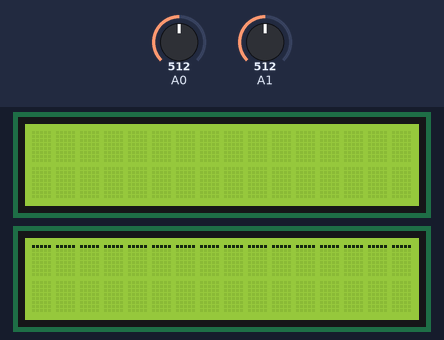
Recording of a sketch running on a simulated Arduino Uno, built with avr-gcc and run on an emulated ATmega328P. Parts: 2 × 16×2 character LCD. Inputs (shaded band) come from the test bench; at power-on: A0 = 512, A1 = 512. What the sketch prints to the serial monitor is not drawn.

Above: at 3.7 s.
3.8 s: A0 set to 716
At 5.6 s:
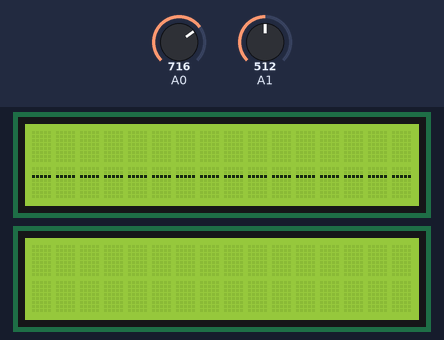
6.4 s: A0 set to 900
At 7.9 s:
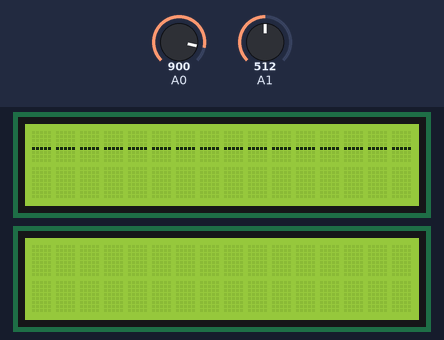
9.0 s: A0 set to 1023
At 11.3 s:
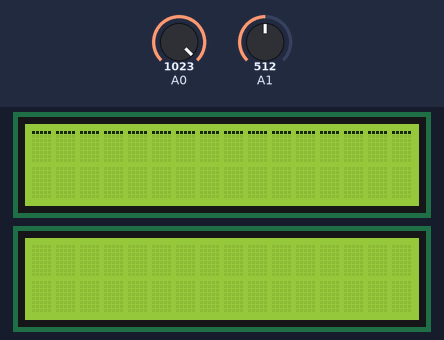
11.6 s: A0 set to 306
At 13.8 s:
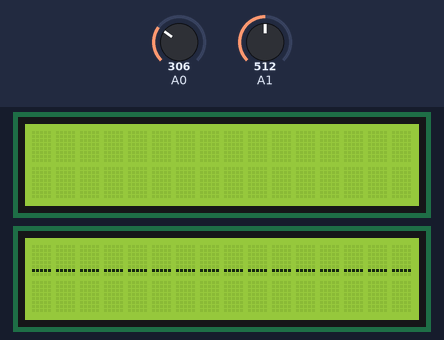
14.3 s: A0 set to 122
At 16.1 s:
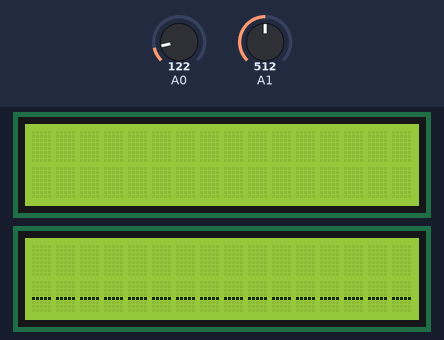
16.9 s: A0 set to 22
At 18.5 s:
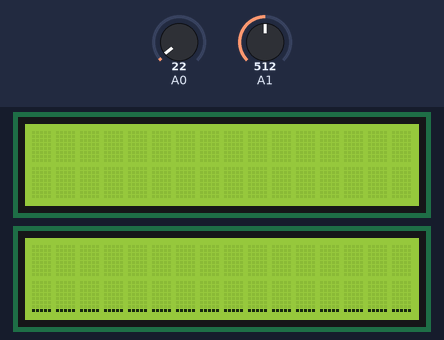
Timing chart, 0 to 20.0 s (numbered marks = the images above; inputs shaded):
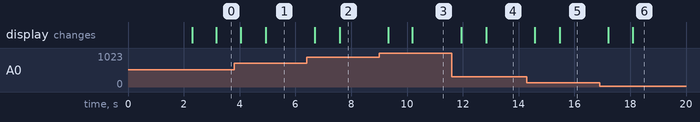

The sketch:

oscilloscope.ino
```cpp
// ===== Tinkercad Oscilloscope =====
// Two 16x2 I2C LCDs stacked into one 16x4 screen
// Signal in: A0 (0-5 V)   Time/div knob: potentiometer on A1

#include <Adafruit_LiquidCrystal.h>

Adafruit_LiquidCrystal lcdTop(0);     // top LCD    (address 0x20)
Adafruit_LiquidCrystal lcdBottom(1);  // bottom LCD (address 0x21)

const int WIDTH = 16;      // 16 columns
const int LEVELS = 32;     // 4 rows x 8 dot-rows = 32 heights

int samples[WIDTH];        // one sample per column
int prevRow[WIDTH];        // where each column's dot was drawn last time

// Put something in one cell of the 16x4 screen
// row 0-1 = top LCD, row 2-3 = bottom LCD
// ch = custom character (0-7), or -1 for blank
void putCell(int col, int row, int ch) {
  if (row < 2) {
    lcdTop.setCursor(col, row);
    if (ch < 0) lcdTop.print(' ');
    else lcdTop.write(byte(ch));
  } else {
    lcdBottom.setCursor(col, row - 2);
    if (ch < 0) lcdBottom.print(' ');
    else lcdBottom.write(byte(ch));
  }
}

void setup() {
  lcdTop.begin(16, 2);
  lcdBottom.begin(16, 2);
  lcdTop.setBacklight(1);
  lcdBottom.setBacklight(1);

  // Startup message: checks that both LCDs work
  lcdTop.setCursor(0, 0);
  lcdTop.print(" OSCILLOSCOPE");
  lcdTop.setCursor(0, 1);
  lcdTop.print(" Top LCD OK");
  lcdBottom.setCursor(0, 0);
  lcdBottom.print(" Bottom LCD OK");
  lcdBottom.setCursor(0, 1);
  lcdBottom.print(" Starting...");
  delay(2000);

  lcdTop.clear();
  lcdBottom.clear();

  // Make 8 custom characters on BOTH LCDs:
  // character N = flat line at height N (0 = bottom, 7 = top of the cell)
  for (int level = 0; level < 8; level++) {
    byte pattern[8] = {0, 0, 0, 0, 0, 0, 0, 0};
    pattern[7 - level] = B11111;
    lcdTop.createChar(level, pattern);
    lcdBottom.createChar(level, pattern);
  }

  for (int x = 0; x < WIDTH; x++) {
    prevRow[x] = -1;       // nothing drawn yet
  }

  Serial.begin(9600);      // optional: see values in Serial Monitor too
}

void loop() {
  // Time/div knob: 5 ms to 100 ms between samples
  int sampleDelay = map(analogRead(A1), 0, 1023, 5, 100);

  // 1) Capture 16 samples
  for (int x = 0; x < WIDTH; x++) {
    int reading = analogRead(A0);                      // 0 to 1023
    samples[x] = map(reading, 0, 1023, 0, LEVELS - 1); // 0 to 31
    Serial.println(reading * 5.0 / 1023.0);            // volts
    delay(sampleDelay);
  }

  // 2) Draw them (only change the cells that need changing)
  for (int x = 0; x < WIDTH; x++) {
    int y = samples[x];            // 0 = bottom, 31 = top
    int dotRow = y % 8;            // height inside the cell
    int screenRow = 3 - (y / 8);   // which of the 4 text rows

    if (prevRow[x] >= 0 && prevRow[x] != screenRow) {
      putCell(x, prevRow[x], -1);  // erase old dot
    }
    putCell(x, screenRow, dotRow); // draw new dot
    prevRow[x] = screenRow;
  }
}
```

Measured:
- after the input at 3.8 s, the display: first changes after 0.25 s (image 1 shows a later state)
- after the input at 6.4 s, the display: first changes after 0.29 s (image 2 shows a later state)
- after the input at 9.0 s, the display: first changes after 0.32 s (image 3 shows a later state)
- after the input at 11.6 s, the display: first changes after 0.34 s (image 4 shows a later state)
- after the input at 14.3 s, the display: first changes after 0.28 s (image 5 shows a later state)
- after the input at 16.9 s, the display: first changes after 0.32 s (image 6 shows a later state)
